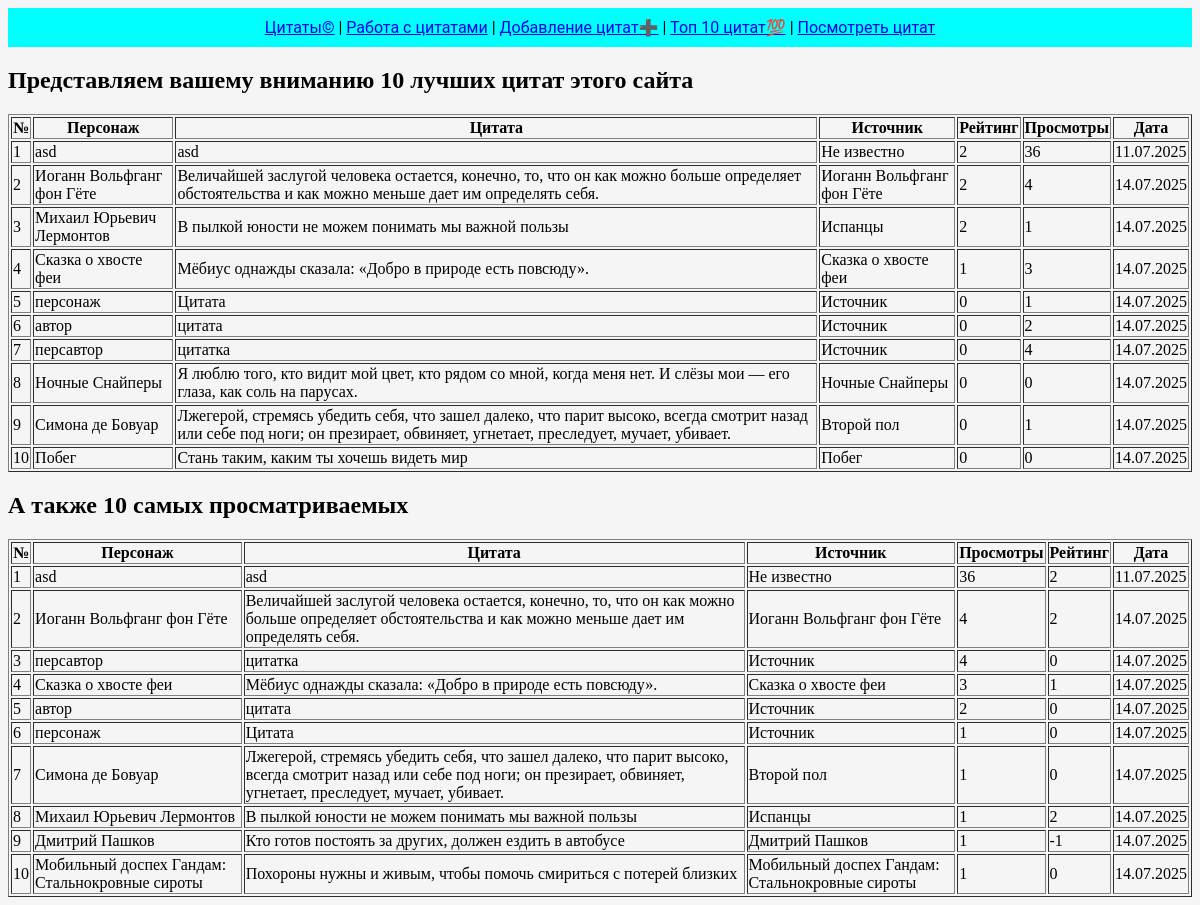
Page /citate/top on the earlier database version.
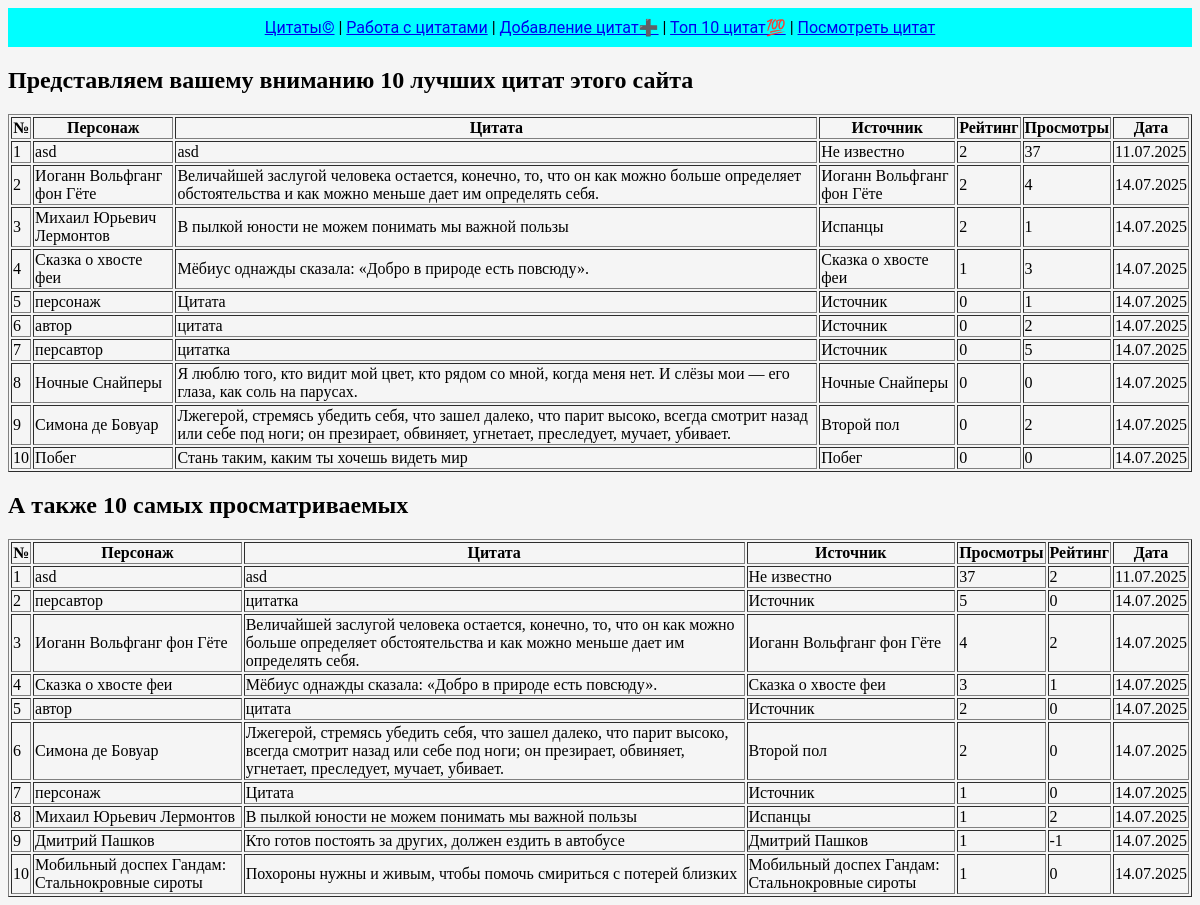
Same page on the later database version.
### citate/models.py (models this page shows, shortened)
class Citata(models.Model):
    content = models.TextField(unique=True)
    character = models.CharField(max_length=75)
    source = models.CharField(max_length=75, default='Не известно')
    date = models.DateTimeField(auto_now_add=True)
    weight = models.IntegerField(validators=[MaxValueValidator(10), MinValueValidator(1)], default=1)
    views = models.IntegerField(default=0)
    raiting = models.IntegerField(default=0)
    user_name = models.CharField(max_length=75, default='Анонимно')

### citate/views.py (the view)
# urls.py: path('top', views.top_citate, name="top"),
def top_citate(request):
    citates_by_raiting = Citata.objects.all().order_by('-raiting')[:10]
    citates_by_views = Citata.objects.all().order_by('-views')[:10]
    return render(request, 'top.html', {'citates_by_raiting':citates_by_raiting, 'citates_by_views':citates_by_views})

### citate/templates/top.html (shortened to what this page needs)
{% extends 'layout.html' %}
{% block body %}
    <section>
        <h1>Представляем вашему вниманию 10 лучших цитат этого сайта</h1>
        <table border=1 class="top-citates-table">
            <thead>
                <tr>
                    <th>№</th>
                    <th>Персонаж</th>
                    <th>Цитата</th>
                    <th>Источник</th>
                    <th>Рейтинг</th>
                    <th>Просмотры</th>
                    <th>Дата</th>
                </tr>
            </thead>
            <tbody>
                {% for citate in citates_by_raiting %}
                <tr>
                    <td>{{ forloop.counter }}</td>
                    <td>{{ citate.character|default:"-" }}</td>
                    <td>{{ citate.content }}</td>
                    <td>{{ citate.source }}</td>
                    <td>{{ citate.raiting }}</td>
                    <td>{{ citate.views }}</td>
                    <td>{{ citate.date|date:"d.m.Y" }}</td>
                </tr>
                {% endfor %}
            </tbody>
        </table>
    </section>
    <section>
        <h1>А также 10 самых просматриваемых</h1>
        <table border=1 class="top-citates-table">
            <thead>
                <tr>
                    <th>№</th>
                    <th>Персонаж</th>
                    <th>Цитата</th>
                    <th>Источник</th>
                    <th>Просмотры</th>
                    <th>Рейтинг</th>
                    <th>Дата</th>
                </tr>
            </thead>
            <tbody>
                {% for citate in citates_by_views %}
                <tr>
                    <td>{{ forloop.counter }}</td>
                    <td>{{ citate.character|default:"-" }}</td>
                    <td>{{ citate.content }}</td>
                    <td>{{ citate.source }}</td>
                    <td>{{ citate.views }}</td>
                    <td>{{ citate.raiting }}</td>
                    <td>{{ citate.date|date:"d.m.Y" }}</td>
                </tr>
                {% endfor %}
            </tbody>
        </table>
    </section>
{% endblock %}

Differences in the rows shown:
changed Citata "asd": views "36" → "37"
changed Citata "персавтор": views "4" → "5"; moves up the list
changed Citata "Симона де Бовуар": views "1" → "2"; moves up the list
